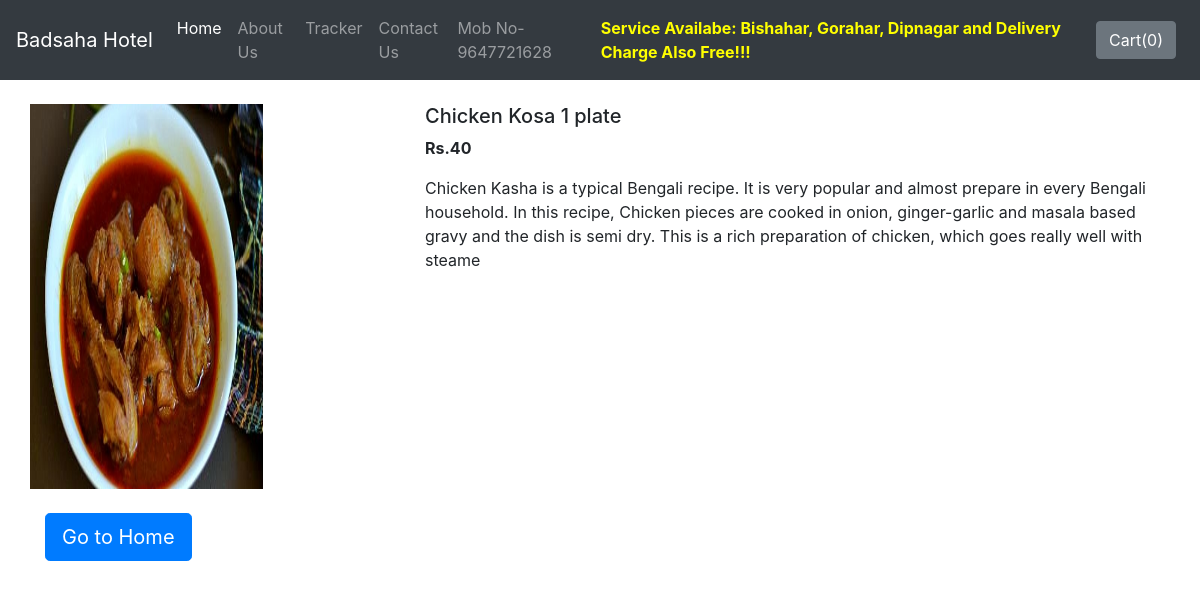
The page /shop/products/20 on the database its author committed.
### shop/models.py (models this page shows, shortened)
class Product(models.Model):
    product_id = models.AutoField
    product_name = models.CharField(max_length=50)
    category = models.CharField(max_length=50, default="")
    subcategory = models.CharField(max_length=50, default="")
    price = models.IntegerField(default=0)
    desc = models.CharField(max_length=300)
    pub_date = models.DateField()
    image = models.ImageField(upload_to='shop/images', default="")

### shop/views.py (the view)
# urls.py: path("products/<int:myid>", views.productView, name="ProductView"),
def productView(request, myid):
    product = Product.objects.filter(id=myid)
    return render(request, 'shop/prodView.html', {'product':product[0]})

### shop/templates/shop/prodView.html (shortened to what this page needs)
{% extends 'shop/basic.html' %}
{% block body %}
<div class="container my-4">
    <div class="row">
    <div class="col-md-4">
    <div class="row">
        <img src="/media/{{product.image}}" width="233px" height="385px">
    </div>
        <div class="mt-4">
            <p><a class="btn btn-primary btn-lg" href="/shop/" role="button">Go to Home</a></p>
        </div>
    </div>
    <div class="col-md-8">
        <h5>{{product.product_name}}</h5>
        <p><b>Rs.{{product.price}} </b></p>
        <p>{{product.desc}}</p>
    </div>
    </div>
</div>
{% endblock %}

### rows shown on the page
Product: image (picture), product_name "Chicken Kosa 1 plate", price "40", desc "Chicken Kasha is a typical Bengali recipe. It is very popular and almost prepare in every Bengali household. In this recipe, Chicken pieces are cooked in onion, ginger-garlic and masala based gravy and the dish is semi dry. This is a rich preparation of chicken, which goes really well with steame"
